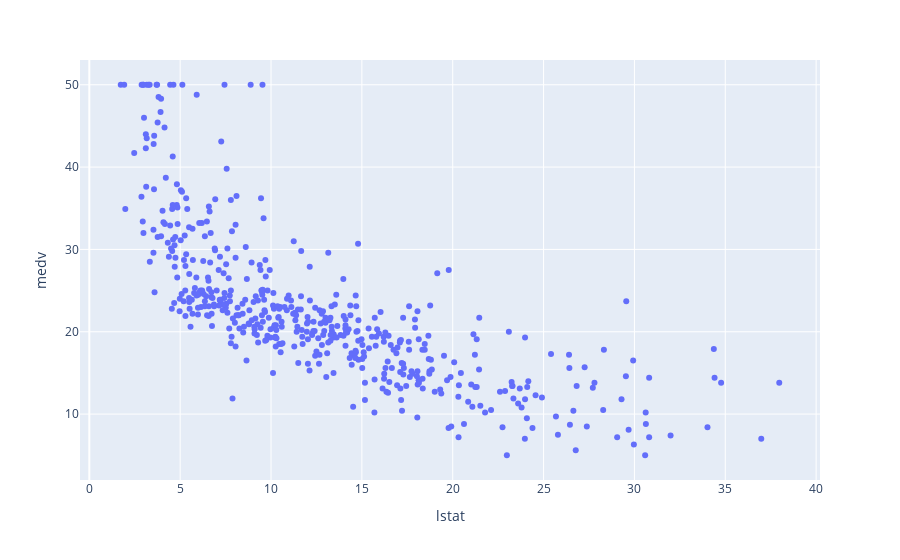

This figure's notebook cell:
### Markdown cell above
Make the scatterplot:

- `with px do scatter using` a list containing
    - `dataframe`
    - freestyle `x="lstat"`
    - freestyle `y="medv"`

### Code cell
px.scatter(dataframe, x="lstat", y="medv")

#<xml xmlns="https://developers.google.com/blockly/xml"><variables><variable id="x2E1re-+t1/@.:kt|~XV">px</variable><variable id="$%drMkQ:qhLh-L8dv:ow">dataframe</variable></variables><block type="varDoMethod_Python" id="#{`uqQJ7o((KWM@lD9qM" x="189" y="257"><field name="VAR" id="x2E1re-+t1/@.:kt|~XV">px</field><field name="MEMBER">scatter</field><data>px:scatter</data><value name="INPUT"><block type="lists_create_with" id="06@|Mq6tTAw|c;Zqa,w0"><mutation items="3"></mutation><value name="ADD0"><block type="variables_get" id="%+W1]bM6TMW-dcT(D)!q"><field name="VAR" id="$%drMkQ:qhLh-L8dv:ow">dataframe</field></block></value><value name="ADD1"><block type="dummyOutputCodeBlock_Python" id="_db~Ig?DLuc}U+3QVLY+"><field name="CODE">x="lstat"</field></block></value><value name="ADD2"><block type="dummyOutputCodeBlock_Python" id="}PsvFr/L@QtObEW4I4*|"><field name="CODE">y="medv"</field></block></value></block></value></block></xml>

### Figure 1 — Plotly figure (JSON) as saved in the notebook; plotly's stock layout.template omitted (floating-point values rounded to 4 significant figures; data arrays with more than 128 entries replaced by an {"elided": "..."} marker saying what was removed)
{"data": [{"hovertemplate": "lstat=%{x}<br>medv=%{y}<extra></extra>", "legendgroup": "", "marker": {"color": "#636efa", "symbol": "circle"}, "mode": "markers", "name": "", "orientation": "v", "showlegend": false, "type": "scatter", "x": {"elided": "506 float values"}, "xaxis": "x", "y": {"elided": "506 float values"}, "yaxis": "y"}], "layout": {"autosize": true, "legend": {"tracegroupgap": 0}, "margin": {"t": 60}, "xaxis": {"anchor": "y", "autorange": true, "domain": [0, 1], "range": [-0.5485, 40.25], "title": {"text": "lstat"}, "type": "linear"}, "yaxis": {"anchor": "x", "autorange": true, "domain": [0, 1], "range": [1.809, 53.19], "title": {"text": "medv"}, "type": "linear"}}}
